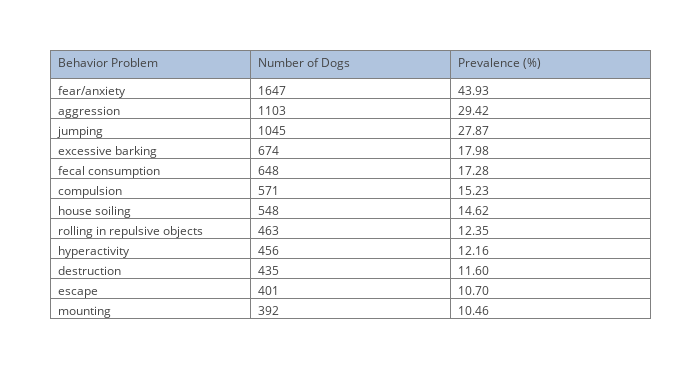

Write notebook code for a chart like this one.
### Markdown cell above
## Prevalence of Individual Behavior Problems

This section aims to calculate the prevalence for each behavior problem included in the study. The adjusted dataset is utilized to eliminate potential bias.

### Code cell
# Create the necessary dataframe.
fields = ('q02_main_1, q02_main_2, q02_main_3, q02_main_4, q02_main_5, q02_main_6, '
          'q02_main_7, q02_main_8, q02_main_9, q02_main_10, q02_main_12, q02_main_13')
labels = ['aggression', 'fear/anxiety', 'compulsion', 'house soiling', 'excessive barking', 
          'jumping', 'mounting', 'fecal consumption', 'destruction',
          'rolling in repulsive objects', 'escape', 'hyperactivity']
df = createDataFrame(DOG_TABLE, fields, labels, filtered=True)

# Get individual behavior problem counts and display as a table.
sums = df.sum()
sums = sums.sort_values(ascending=False)

# Calculate the prevalence of each behavior problem.
total_dogs = len(df.index)
prevalence_cal = lambda x: (x / total_dogs) * 100
prevalences = sums.apply(prevalence_cal)

# Get individual behavior problem counts and display as a table.
trace = go.Table(
    header=dict(values=['Behavior Problem', 'Number of Dogs', 'Prevalence (%)'],
                fill = dict(color='#B0C4DE'),
                align = ['left'] * 5),
    cells=dict(values=[sums.index.values, sums.values, prevalences.values],
               align = ['left'] * 5,
               format = [None, 'd', '.2f']))
data = [trace] 
layout = go.Layout(width=700, height=375, margin=go.Margin(l=50, r=50, b=50, t=50, pad=4))
fig = dict(data=data, layout=layout)
py.iplot(fig)

### Figure 1 — Plotly figure (JSON) as saved in the notebook; plotly's stock layout.template omitted (floating-point values rounded to 4 significant figures)
{"data": [{"cells": {"align": ["left", "left", "left", "left", "left"], "format": [null, "d", ".2f"], "values": [["fear/anxiety", "aggression", "jumping", "excessive barking", "fecal consumption", "compulsion", "house soiling", "rolling in repulsive objects", "hyperactivity", "destruction", "escape", "mounting"], [1647, 1103, 1045, 674, 648, 571, 548, 463, 456, 435, 401, 392], [43.93, 29.42, 27.87, 17.98, 17.28, 15.23, 14.62, 12.35, 12.16, 11.6, 10.7, 10.46]]}, "header": {"align": ["left", "left", "left", "left", "left"], "fill": {"color": "#B0C4DE"}, "values": ["Behavior Problem", "Number of Dogs", "Prevalence (%)"]}, "type": "table"}], "layout": {"height": 375, "margin": {"b": 50, "l": 50, "pad": 4, "r": 50, "t": 50}, "width": 700}}
